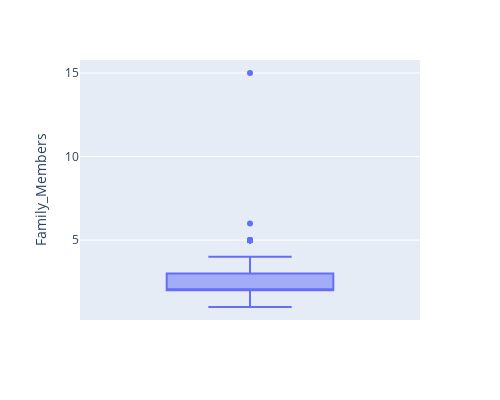

Write notebook code for a chart like this one.
### Code cell
fig = px.box (creditcard, y="Family_Members", width=500, height=400,
              labels={"Family_Members"})
fig.show()

### Figure 1 — Plotly figure (JSON) as saved in the notebook; plotly's stock layout.template omitted (floating-point values rounded to 4 significant figures; data arrays with more than 128 entries replaced by an {"elided": "..."} marker saying what was removed)
{"data": [{"alignmentgroup": "True", "hovertemplate": "Family_Members=%{y}<extra></extra>", "legendgroup": "", "marker": {"color": "#636efa"}, "name": "", "notched": false, "offsetgroup": "", "orientation": "v", "showlegend": false, "type": "box", "x0": " ", "xaxis": "x", "y": {"elided": "1548 int values"}, "y0": " ", "yaxis": "y"}], "layout": {"boxmode": "group", "height": 400, "legend": {"tracegroupgap": 0}, "margin": {"t": 60}, "width": 500, "xaxis": {"anchor": "y", "domain": [0, 1]}, "yaxis": {"anchor": "x", "domain": [0, 1], "title": {"text": "Family_Members"}}}}
